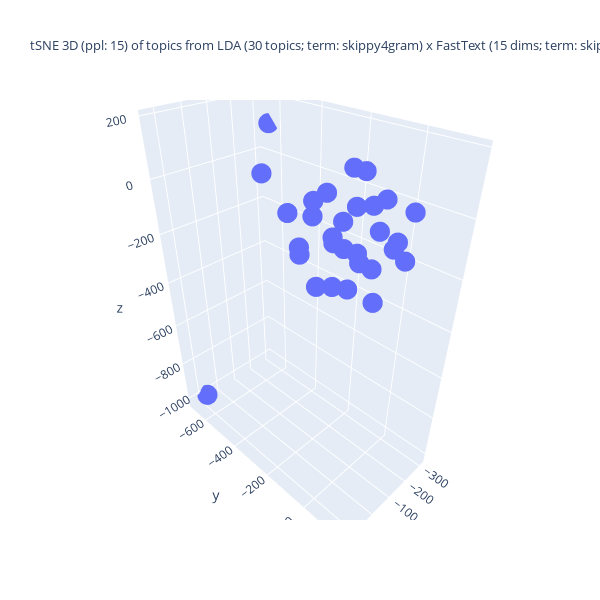

Notebook code cell kept with this figure:
### Code cell
%%capture --no-display
## Plotlyを使って tSNE の結果の可視化 (3D)
import numpy as np
import plotly.graph_objects as go
## 変数の指定
d1, d2, d3 = topic_tsne_3d[:,0], topic_tsne_3d[:,1], topic_tsne_3d[:,2]
fig = go.Figure(data = [go.Scatter3d(x = d1, y = d2, z = d3,
                                     mode = 'markers', marker = dict(size = 7)) ])
## 3D 散布図にラベルを追加する処理は未実装
if use_FastText:
    if use_LDA:
        title_val = f"tSNE 3D (ppl: {top_perplexity_val}) of topics from LDA ({n_topics} topics; term: {lda_term_type}) x FastText ({ft_n_dims} dims; term: {ft_term_type}; window: {ft_window_size})"
    else:
        title_val = f"tSNE 3D (ppl: {top_perplexity_val}) of dims under FastText ({n_topics} dims)"
else:
    title_val = f"tSNE 3D (ppl: {top_perplexity_val}) of topics from LDA ({n_topics} topics; term: {lda_term_type})"
#
fig.update_layout(title = dict(text = title_val, font_size = 13),
                  autosize = False, width = 600, height = 600,)
fig.show()

### Figure 1 — Plotly figure (JSON) as saved in the notebook; plotly's stock layout.template omitted (floating-point values rounded to 4 significant figures)
{"data": [{"marker": {"size": 7}, "mode": "markers", "type": "scatter3d", "x": [111.7, 80.3, -190.8, 63.96, 103.1, -17.28, -123.4, -16.16, 40.11, 137.8, -7.399, 139.3, 23.95, -3.709, -110.4, -90.38, 4.131, -63.78, 124.7, -130.5, -69.39, 95.81, 25.08, 24.8, -44.85, -312.7, 8.495, -99.22, 76.01, -139.6], "y": [-4.103, -142.9, 35.09, -113.7, -214.5, 33.45, -46.79, -90.44, 67.98, 72.41, 4.025, -40.23, 3.87, -53.53, 24.98, 23.03, 118.0, 31.27, 111.6, 115.9, 142.6, -34.27, 165.7, 119.8, -169.5, -650.0, -37.57, -90.77, -687.7, -83.52], "z": [-113.5, 42.13, -80.27, -78.55, 137.8, -79.14, 128.8, 86.01, -14.0, 53.79, 180.0, 0.3462, 47.1, -28.33, -20.85, -133.4, 135.5, 72.13, -62.82, 58.92, -50.87, 113.8, 29.27, -146.8, -17.03, 103.3, -175.7, -114.6, -1013.0, 9.744]}], "layout": {"autosize": false, "height": 600, "title": {"font": {"size": 13}, "text": "tSNE 3D (ppl: 15) of topics from LDA (30 topics; term: skippy4gram) x FastText (15 dims; term: skippy4gram; window: 5)"}, "width": 600}}
